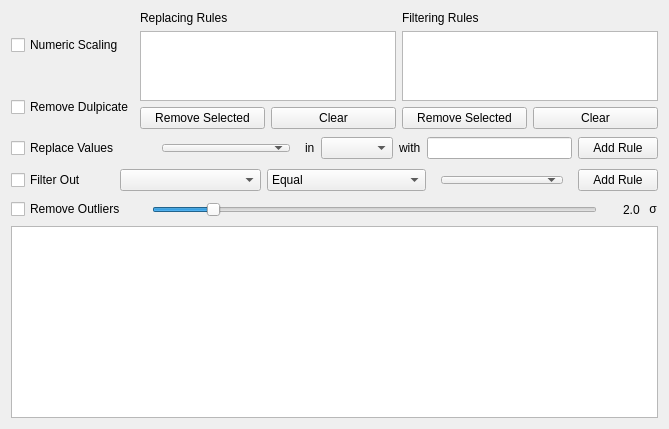
     <widget class="QWidget" name="pre_process_tab">
      <attribute name="title">
       <string>Pre-Process</string>
      </attribute>
      <layout class="QGridLayout" name="gridLayout_19">
       <item row="0" column="0">
        <layout class="QGridLayout" name="gridLayout_18">
         <item row="0" column="0">
          <layout class="QHBoxLayout" name="numeric_scaling_horizontalLayout">
           <item>
            <widget class="QCheckBox" name="numeric_scaling_checkBox">
             <property name="maximumSize">
              <size>
               <width>16777215</width>
               <height>16777215</height>
              </size>
             </property>
             <property name="text">
              <string>Numeric Scaling </string>
             </property>
            </widget>
           </item>
          </layout>
         </item>
         <item row="0" column="1" rowspan="2">
          <layout class="QGridLayout" name="gridLayout_16">
           <item row="2" column="0">
            <layout class="QHBoxLayout" name="horizontalLayout_6">
             <item>
              <widget class="QPushButton" name="remove_replace_value_pushButton">
               <property name="text">
                <string>Remove Selected</string>
               </property>
              </widget>
             </item>
             <item>
              <widget class="QPushButton" name="clear_replace_value_pushButton">
               <property name="text">
                <string>Clear</string>
               </property>
              </widget>
             </item>
            </layout>
           </item>
           <item row="1" column="0">
            <widget class="QListWidget" name="preprocess_replace_listWidget">
             <property name="selectionMode">
              <enum>QAbstractItemView::MultiSelection</enum>
             </property>
            </widget>
           </item>
           <item row="0" column="0">
            <widget class="QLabel" name="label_in_2">
             <property name="sizePolicy">
              <sizepolicy hsizetype="Preferred" vsizetype="Fixed">
               <horstretch>0</horstretch>
               <verstretch>0</verstretch>
              </sizepolicy>
             </property>
             <property name="maximumSize">
              <size>
               <width>380</width>
               <height>21</height>
              </size>
             </property>
             <property name="text">
              <string>Replacing Rules</string>
             </property>
            </widget>
           </item>
          </layout>
         </item>
         <item row="0" column="2" rowspan="2">
          <layout class="QGridLayout" name="gridLayout_17">
           <item row="0" column="0">
            <widget class="QLabel" name="label_in_3">
             <property name="sizePolicy">
              <sizepolicy hsizetype="Preferred" vsizetype="Fixed">
               <horstretch>0</horstretch>
               <verstretch>0</verstretch>
              </sizepolicy>
             </property>
             <property name="maximumSize">
              <size>
               <width>380</width>
               <height>21</height>
              </size>
             </property>
             <property name="text">
              <string>Filtering Rules</string>
             </property>
            </widget>
           </item>
           <item row="1" column="0">
            <widget class="QListWidget" name="preprocess_filter_listWidget">
             <property name="selectionMode">
              <enum>QAbstractItemView::MultiSelection</enum>
             </property>
            </widget>
           </item>
           <item row="2" column="0">
            <layout class="QHBoxLayout" name="horizontalLayout_7">
             <item>
              <widget class="QPushButton" name="remove_filter_rule_pushButton">
               <property name="text">
                <string>Remove Selected</string>
               </property>
              </widget>
             </item>
             <item>
              <widget class="QPushButton" name="clear_filter_rule_pushButton">
               <property name="text">
                <string>Clear</string>
               </property>
              </widget>
             </item>
            </layout>
           </item>
          </layout>
         </item>
         <item row="1" column="0">
          <layout class="QHBoxLayout" name="remove_duplicates_horizontalLayout">
           <property name="spacing">
            <number>-1</number>
           </property>
           <item>
            <widget class="QCheckBox" name="remove_duplicates_checkBox">
             <property name="sizePolicy">
              <sizepolicy hsizetype="Minimum" vsizetype="Fixed">
               <horstretch>0</horstretch>
               <verstretch>0</verstretch>
              </sizepolicy>
             </property>
             <property name="maximumSize">
              <size>
               <width>16777215</width>
               <height>16777215</height>
              </size>
             </property>
             <property name="text">
              <string>Remove Dulpicate</string>
             </property>
            </widget>
           </item>
          </layout>
         </item>
         <item row="2" column="0" colspan="3">
          <layout class="QHBoxLayout" name="replace_value_horizontalLayout">
           <item>
            <widget class="QCheckBox" name="replace_values_checkBox">
             <property name="maximumSize">
              <size>
               <width>380</width>
               <height>16777215</height>
              </size>
             </property>
             <property name="text">
              <string>Replace Values</string>
             </property>
            </widget>
           </item>
           <item>
            <spacer name="replace_value_horizontalSpacer">
             <property name="orientation">
              <enum>Qt::Horizontal</enum>
             </property>
             <property name="sizeType">
              <enum>QSizePolicy::Fixed</enum>
             </property>
             <property name="sizeHint" stdset="0">
              <size>
               <width>27</width>
               <height>20</height>
              </size>
             </property>
            </spacer>
           </item>
           <item>
            <widget class="QStackedWidget" name="pre_process_replacing_stackedWidget">
             <property name="sizePolicy">
              <sizepolicy hsizetype="Preferred" vsizetype="Fixed">
               <horstretch>0</horstretch>
               <verstretch>0</verstretch>
              </sizepolicy>
             </property>
             <property name="maximumSize">
              <size>
               <width>16777215</width>
               <height>26</height>
              </size>
             </property>
             <property name="frameShape">
              <enum>QFrame::NoFrame</enum>
             </property>
             <property name="frameShadow">
              <enum>QFrame::Plain</enum>
             </property>
             <property name="currentIndex">
              <number>1</number>
             </property>
             <widget class="QWidget" name="page_numeric">
              <layout class="QGridLayout" name="gridLayout_29">
               <item row="0" column="0">
                <widget class="QLineEdit" name="replaced_value_lineEdit">
                 <property name="sizePolicy">
                  <sizepolicy hsizetype="Expanding" vsizetype="Expanding">
                   <horstretch>0</horstretch>
                   <verstretch>0</verstretch>
                  </sizepolicy>
                 </property>
                 <property name="maximumSize">
                  <size>
                   <width>16777215</width>
                   <height>26</height>
                  </size>
                 </property>
                </widget>
               </item>
              </layout>
             </widget>
             <widget class="QWidget" name="page_categorical">
              <layout class="QGridLayout" name="gridLayout_30">
               <item row="0" column="0">
                <widget class="QComboBox" name="replaced_value_comboBox">
                 <property name="sizePolicy">
                  <sizepolicy hsizetype="Expanding" vsizetype="Maximum">
                   <horstretch>0</horstretch>
                   <verstretch>0</verstretch>
                  </sizepolicy>
                 </property>
                 <property name="maximumSize">
                  <size>
                   <width>16777215</width>
                   <height>26</height>
                  </size>
                 </property>
                </widget>
               </item>
              </layout>
             </widget>
            </widget>
           </item>
           <item>
            <widget class="QLabel" name="label_in">
             <property name="sizePolicy">
              <sizepolicy hsizetype="Preferred" vsizetype="Fixed">
               <horstretch>0</horstretch>
               <verstretch>0</verstretch>
              </sizepolicy>
             </property>
             <property name="maximumSize">
              <size>
               <width>380</width>
               <height>21</height>
              </size>
             </property>
             <property name="text">
              <string>in</string>
             </property>
            </widget>
           </item>
           <item>
            <widget class="QComboBox" name="replace_columnSelection_comboBox"/>
           </item>
           <item>
            <widget class="QLabel" name="label_with">
             <property name="sizePolicy">
              <sizepolicy hsizetype="Preferred" vsizetype="Fixed">
               <horstretch>0</horstretch>
               <verstretch>0</verstretch>
              </sizepolicy>
             </property>
             <property name="maximumSize">
              <size>
               <width>380</width>
               <height>21</height>
              </size>
             </property>
             <property name="text">
              <string>with</string>
             </property>
            </widget>
           </item>
           <item>
            <widget class="QLineEdit" name="replacing_value_lineEdit">
             <property name="maximumSize">
              <size>
               <width>16777215</width>
               <height>16777215</height>
              </size>
             </property>
            </widget>
           </item>
           <item>
            <widget class="QPushButton" name="addrule_replace_value_pushButton">
             <property name="text">
              <string>Add Rule</string>
             </property>
            </widget>
           </item>
          </layout>
         </item>
         <item row="3" column="0" colspan="3">
          <layout class="QHBoxLayout" name="replace_value_horizontalLayout_2">
           <item>
            <widget class="QCheckBox" name="filter_values_checkBox">
             <property name="maximumSize">
              <size>
               <width>380</width>
               <height>16777215</height>
              </size>
             </property>
             <property name="text">
              <string>Filter Out</string>
             </property>
            </widget>
           </item>
           <item>
            <spacer name="replace_value_horizontalSpacer_3">
             <property name="orientation">
              <enum>Qt::Horizontal</enum>
             </property>
             <property name="sizeType">
              <enum>QSizePolicy::Fixed</enum>
             </property>
             <property name="sizeHint" stdset="0">
              <size>
               <width>27</width>
               <height>21</height>
              </size>
             </property>
            </spacer>
           </item>
           <item>
            <widget class="QComboBox" name="filter_columnSelection_comboBox">
             <property name="sizePolicy">
              <sizepolicy hsizetype="Expanding" vsizetype="Fixed">
               <horstretch>0</horstretch>
               <verstretch>0</verstretch>
              </sizepolicy>
             </property>
            </widget>
           </item>
           <item>
            <widget class="QComboBox" name="filter_operator_comboBox">
             <property name="maximumSize">
              <size>
               <width>16777215</width>
               <height>16777215</height>
              </size>
             </property>
             <item>
              <property name="text">
               <string>Equal</string>
              </property>
             </item>
             <item>
              <property name="text">
               <string>Not equal</string>
              </property>
             </item>
             <item>
              <property name="text">
               <string>Less than</string>
              </property>
             </item>
             <item>
              <property name="text">
               <string>Less than or equal to</string>
              </property>
             </item>
             <item>
              <property name="text">
               <string>Greater than</string>
              </property>
             </item>
             <item>
              <property name="text">
               <string>Greater than or equal to</string>
              </property>
             </item>
            </widget>
           </item>
           <item>
            <widget class="QStackedWidget" name="pre_process_filtering_stackedWidget">
             <property name="sizePolicy">
              <sizepolicy hsizetype="Preferred" vsizetype="Fixed">
               <horstretch>0</horstretch>
               <verstretch>0</verstretch>
              </sizepolicy>
             </property>
             <property name="maximumSize">
              <size>
               <width>16777215</width>
               <height>26</height>
              </size>
             </property>
             <property name="frameShape">
              <enum>QFrame::NoFrame</enum>
             </property>
             <property name="frameShadow">
              <enum>QFrame::Plain</enum>
             </property>
             <property name="currentIndex">
              <number>1</number>
             </property>
             <widget class="QWidget" name="page_numeric_2">
              <layout class="QGridLayout" name="gridLayout_32">
               <item row="0" column="0">
                <widget class="QLineEdit" name="filtering_dataset_value_lineEdit">
                 <property name="sizePolicy">
                  <sizepolicy hsizetype="Expanding" vsizetype="Expanding">
                   <horstretch>0</horstretch>
                   <verstretch>0</verstretch>
                  </sizepolicy>
                 </property>
                 <property name="maximumSize">
                  <size>
                   <width>16777215</width>
                   <height>26</height>
                  </size>
                 </property>
                </widget>
               </item>
              </layout>
             </widget>
             <widget class="QWidget" name="page_categorical_2">
              <layout class="QGridLayout" name="gridLayout_31">
               <item row="0" column="0">
                <widget class="QComboBox" name="filtering_dataset_value_comboBox">
                 <property name="sizePolicy">
                  <sizepolicy hsizetype="Expanding" vsizetype="Expanding">
                   <horstretch>0</horstretch>
                   <verstretch>0</verstretch>
                  </sizepolicy>
                 </property>
                 <property name="maximumSize">
                  <size>
                   <width>16777215</width>
                   <height>26</height>
                  </size>
                 </property>
                </widget>
               </item>
              </layout>
             </widget>
            </widget>
           </item>
           <item>
            <widget class="QPushButton" name="addrule_filter_value_pushButton">
             <property name="text">
              <string>Add Rule</string>
             </property>
            </widget>
           </item>
          </layout>
         </item>
         <item row="4" column="0" colspan="3">
          <layout class="QHBoxLayout" name="remove_outliers_horizontalLayout">
           <item>
            <widget class="QCheckBox" name="remove_outliers_checkBox">
             <property name="maximumSize">
              <size>
               <width>380</width>
               <height>16777215</height>
              </size>
             </property>
             <property name="text">
              <string>Remove Outliers</string>
             </property>
            </widget>
           </item>
           <item>
            <spacer name="replace_value_horizontalSpacer_2">
             <property name="orientation">
              <enum>Qt::Horizontal</enum>
             </property>
             <property name="sizeType">
              <enum>QSizePolicy::Fixed</enum>
             </property>
             <property name="sizeHint" stdset="0">
              <size>
               <width>20</width>
               <height>21</height>
              </size>
             </property>
            </spacer>
           </item>
           <item>
            <widget class="QSlider" name="outliers_treshold_horizontalSlider">
             <property name="maximumSize">
              <size>
               <width>16777215</width>
               <height>16777215</height>
              </size>
             </property>
             <property name="minimum">
              <number>10</number>
             </property>
             <property name="maximum">
              <number>90</number>
             </property>
             <property name="singleStep">
              <number>5</number>
             </property>
             <property name="pageStep">
              <number>5</number>
             </property>
             <property name="value">
              <number>20</number>
             </property>
             <property name="sliderPosition">
              <number>20</number>
             </property>
             <property name="orientation">
              <enum>Qt::Horizontal</enum>
             </property>
            </widget>
           </item>
           <item>
            <spacer name="replace_value_horizontalSpacer_5">
             <property name="orientation">
              <enum>Qt::Horizontal</enum>
             </property>
             <property name="sizeType">
              <enum>QSizePolicy::Fixed</enum>
             </property>
             <property name="sizeHint" stdset="0">
              <size>
               <width>20</width>
               <height>21</height>
              </size>
             </property>
            </spacer>
           </item>
           <item>
            <widget class="QLabel" name="outliers_treshold_label">
             <property name="maximumSize">
              <size>
               <width>20</width>
               <height>16777215</height>
              </size>
             </property>
             <property name="text">
              <string>2.0</string>
             </property>
            </widget>
           </item>
           <item>
            <widget class="QLabel" name="treshold_sigma_label">
             <property name="sizePolicy">
              <sizepolicy hsizetype="Preferred" vsizetype="Fixed">
               <horstretch>0</horstretch>
               <verstretch>0</verstretch>
              </sizepolicy>
             </property>
             <property name="maximumSize">
              <size>
               <width>380</width>
               <height>16777215</height>
              </size>
             </property>
             <property name="text">
              <string> σ</string>
             </property>
            </widget>
           </item>
          </layout>
         </item>
         <item row="5" column="0" colspan="3">
          <widget class="QTableWidget" name="pre_process_dataset_tableWidget">
           <property name="editTriggers">
            <set>QAbstractItemView::NoEditTriggers</set>
           </property>
          </widget>
         </item>
        </layout>
       </item>
      </layout>
     </widget>
